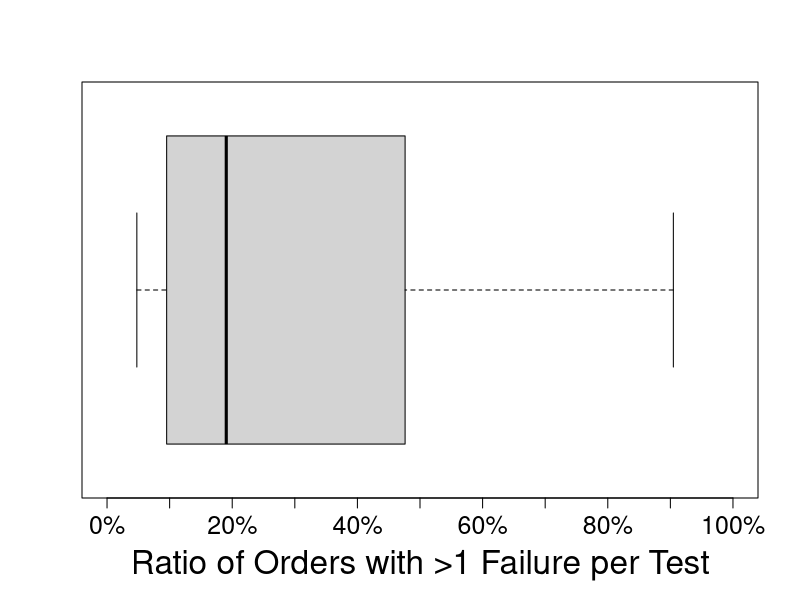
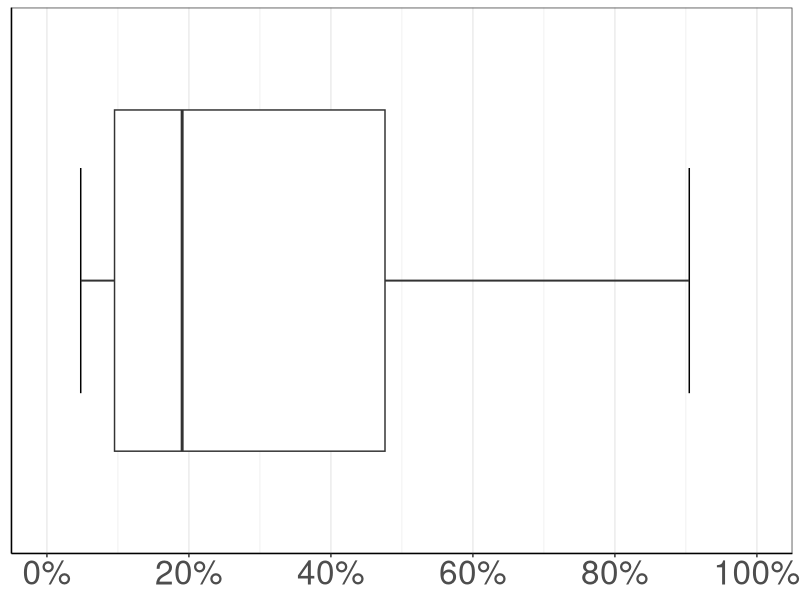

These figures' R source, in order:
#script to produce figure fig:rq2:ProportionFail

tests=read.table(file="flaky-rate-per-test-order-simplified.csv",sep=',',header=TRUE)
X=split(tests,tests$Test_name)

#removing tests with one or two orderings
Ordering.Count.Per.Test=sapply(X, dim)[1,]
#get tests with one or two orderings only:
which(as.numeric(Ordering.Count.Per.Test)==1)
# [1] 14 27 28 29 34 85
which(as.numeric(Ordering.Count.Per.Test)==2)
#[1] 2 3 5
X=X[-c(2,3,5,14,27,28,29,34,85)]
#n=98

# obtaining the proportion of total orders per test

FailOrderingCount.per.softwareTest=rep(0,length(X))
for (i in 1:length(X)){
    FailOrderingCount.per.softwareTest[i]=sum(X[[i]]$Order_Flake_rate!=0)/length(X[[i]]$Order_Flake_rate)
}

pdf(file="./ProportionFail.pdf",width=12,height=3)
boxplot(FailOrderingCount.per.softwareTest, width=1, xlab=("Ratio of Orders with >1 Failure per Test"),ylim=c(0,1),horizontal=TRUE,cex.lab=2,cex.axis=1.5,xaxt="n")
axis(1, at=c(0,.1,.2,.3,.4,.5,.6,.7,.8,.9,1), labels=paste0(c(0,.1,.2,.3,.4,.5,.6,.7,.8,.9,1)*100, "%"),cex.lab=2,cex.axis=1.5)
graphics.off()

library(ggplot2)
library(scales)
plotData <- data.frame(FailOrderingCount.per.softwareTest)
colnames(plotData) <- c("data")
propFailBP <- ggplot(plotData,aes(y=data)) +
	      stat_boxplot(geom='errorbar',width=0.33) +
	      geom_boxplot(width=.5) +
	      theme_bw() +
	      theme(
	      panel.grid.major.y = element_blank(), panel.grid.minor.y = element_blank(),
	      #panel.background = element_blank(),
	      
	      axis.line = element_line(colour = "black"),axis.title=element_blank(),axis.ticks.y=element_blank(),axis.text.y=element_blank(),text = element_text(size=30)) +
#	      labs(y="Ratio of Orders with >1 Failure per Test") +
	      scale_y_continuous(labels=scales::percent,limits=c(0,1),breaks=seq(0,10,2)/10) +
	      scale_x_continuous(expand=expansion(add=.15)) +
	      coord_flip()
ggsave(plot=propFailBP,file="ProportionFail.svg",height=1.5,width=10)